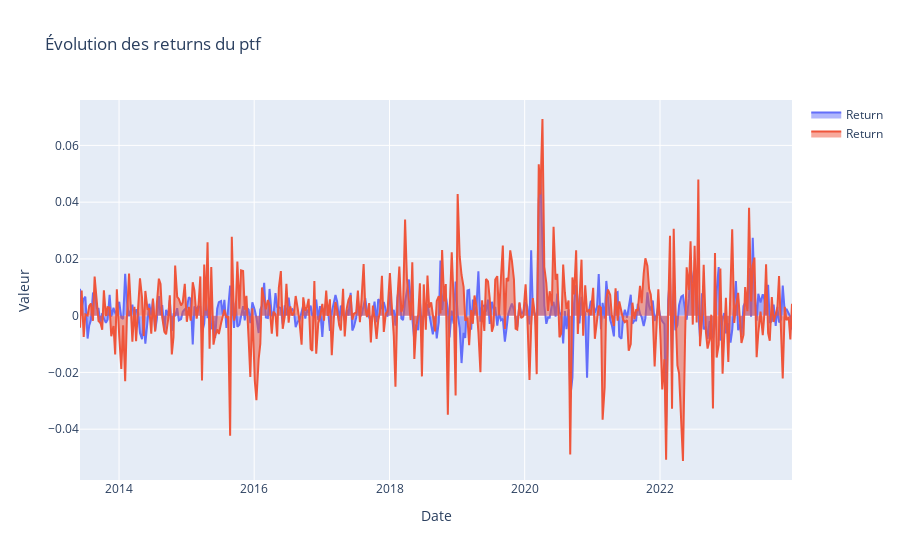

The code cell stored with this chart in its notebook:
### Code cell
fig = go.Figure()

# Ajout de la série financière
fig.add_trace(go.Scatter(x = portfolio_avg_predictions.Date, 
                         y = portfolio_avg_predictions['Prediction'],
                         mode = 'lines',
                         name ='Return', 
                         fill = "tozeroy"))

fig.add_trace(go.Scatter(x = portfolio_avg_predictions.Date, 
                         y = portfolio_avg_predictions['Return'],
                         mode = 'lines',
                         name ='Return', 
                         fill = "tozeroy"))

# Mise à jour des titres
fig.update_layout(title="Évolution des returns du ptf",
                  xaxis_title='Date',
                  yaxis_title='Valeur')

# Affichage du graphique
fig.show()

### Figure 1 — Plotly figure (JSON) as saved in the notebook; plotly's stock layout.template omitted (floating-point values rounded to 4 significant figures; data arrays with more than 128 entries replaced by an {"elided": "..."} marker saying what was removed)
{"data": [{"fill": "tozeroy", "mode": "lines", "name": "Return", "x": {"elided": "380 str values"}, "y": {"elided": "380 float values"}, "type": "scatter"}, {"fill": "tozeroy", "mode": "lines", "name": "Return", "x": {"elided": "380 str values"}, "y": {"elided": "380 float values"}, "type": "scatter"}], "layout": {"title": {"text": "Évolution des returns du ptf"}, "xaxis": {"title": {"text": "Date"}}, "yaxis": {"title": {"text": "Valeur"}}}}
